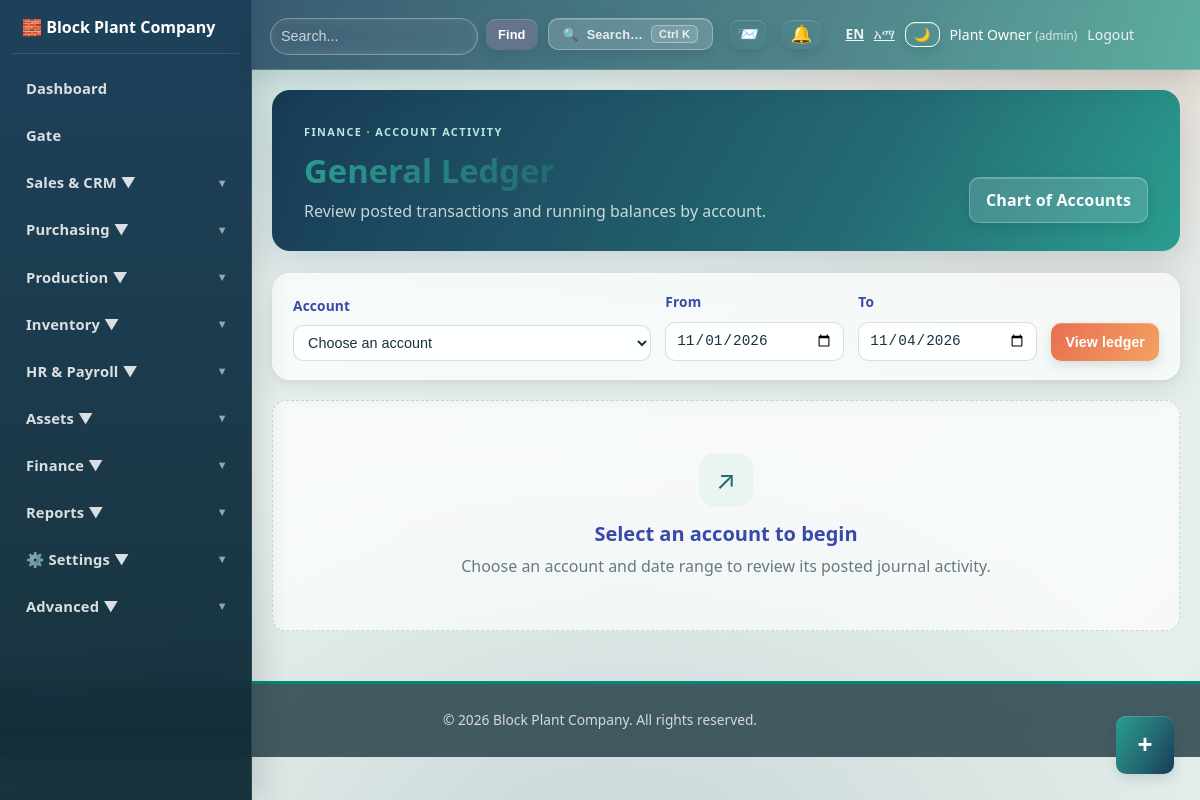
The app's page /finance/general_ledger.php (signed in) with its own data.
### tables this page shows
CREATE TABLE company_settings(id INT AUTO_INCREMENT PRIMARY KEY,company_name VARCHAR(200) NOT NULL,company_name_am VARCHAR(200) NULL,tagline VARCHAR(255) NULL,tagline_am VARCHAR(255) NULL,address TEXT,phone VARCHAR(50),email VARCHAR(100),tax_id VARCHAR(50),logo_path VARCHAR(255),currency VARCHAR(10) DEFAULT 'ETB',currency_symbol VARCHAR(10) DEFAULT 'Br',date_format VARCHAR(20) DEFAULT 'Y-m-d',timezone VARCHAR(50) DEFAULT 'Africa/Addis_Ababa',locale_default VARCHAR(10) DEFAULT 'en',primary_color VARCHAR(20) DEFAULT '#3949ab',secondary_color VARCHAR(20) DEFAULT '#00897b',default_commission_rate DECIMAL(5,2) DEFAULT 5.00,updated_at TIMESTAMP DEFAULT CURRENT_TIMESTAMP ON UPDATE CURRENT_TIMESTAMP);

CREATE TABLE users(id INT AUTO_INCREMENT PRIMARY KEY,name VARCHAR(100) NOT NULL,username VARCHAR(50) UNIQUE NOT NULL,password VARCHAR(255) NOT NULL,role VARCHAR(30) DEFAULT 'admin',department VARCHAR(30) NULL,department_role ENUM('manager','user') NULL,status TINYINT DEFAULT 1,created_at TIMESTAMP DEFAULT CURRENT_TIMESTAMP);

### config/helpers.php (called while the page is built, shortened)
<?php
function e($string) {
    return htmlspecialchars($string, ENT_QUOTES, 'UTF-8');
}
function ensure_department_access_schema() {
    static $checked = false;
    if ($checked) {
        return;
    }
    $checked = true;
}
function has_permission($module, $action = 'view') {
    $allowed = ['view' => 'can_view', 'create' => 'can_create', 'edit' => 'can_edit', 'delete' => 'can_delete', 'approve' => 'can_approve'];
    global $pdo;
    try {
        $userStmt = $pdo->prepare("SELECT role, department, department_role FROM users WHERE id = ? AND status = 1");
        $userStmt->execute([$_SESSION['user_id']]);
        $user = $userStmt->fetch();
        $userRole = strtolower(trim((string) $user['role']));
        if (in_array($userRole, ['admin', 'administrator'], true)) {
            return true;
        }
        $col = $allowed[$action];
        $stmt = $pdo->prepare("SELECT {$col} FROM user_permissions WHERE user_id = ? AND module = ?");
        $stmt->execute([$_SESSION['user_id'], $module]);
        $row = $stmt->fetch();
        return $row && (int) $row[$col] === 1;
    } catch (PDOException $e) {
        return false;
    }
}
function company_settings($reload = false) {
    static $cached = null;
    global $pdo;
    if ($cached !== null) {
        return $cached;
    }
    try {
        $cached = $pdo->query("SELECT * FROM company_settings LIMIT 1")->fetch() ?: [];
    } catch (PDOException $e) {
        $cached = [];
    }
    return $cached;
}
function app_lang() {
    $c = company_settings();
    $def = $c['locale_default'] ?? 'en';
    return in_array($def, ['en', 'am'], true) ? $def : 'en';
}
function t($key) {
    static $dict;
    if ($dict === null) {
        $dict = require __DIR__ . '/lang.php';
    }
    $lang = app_lang();
    return $dict[$lang][$key] ?? $dict['en'][$key] ?? $key;
}
function company_display_name() {
    $c = company_settings();
    return $c['company_name'] ?? 'Block Plant ERP';
}
function brand_colors() {
    $c = company_settings();
    return [
        'primary' => $c['primary_color'] ?? '#3949ab',
        'secondary' => $c['secondary_color'] ?? '#00897b',
    ];
}
?>

### finance/general_ledger.php (the view, shortened to what this page needs)
<?php
require_once __DIR__ . '/../config/database.php';
require_once __DIR__ . '/../config/helpers.php';
$from = $_GET['from'] ?? date('Y-m-01');
$to = $_GET['to'] ?? date('Y-m-d');
$account = null;
$entries = [];
$openingBalance = 0.0;
$periodDebit = 0.0;
$periodCredit = 0.0;
$closingBalance = 0.0;
require_once __DIR__ . '/../partials/header.php';
?>
<div class="ledger-hero">
    <div><span class="ledger-eyebrow">FINANCE · ACCOUNT ACTIVITY</span><h1>General Ledger</h1><p>Review posted transactions and running balances by account.</p></div>
    <a href="accounts.php" class="btn btn-secondary">Chart of Accounts</a>
</div>
<div class="ledger-filter panel">
    <form method="get" class="ledger-filter-form">
        <div><label for="account_id">Account</label><select id="account_id" name="account_id" required><option value="">Choose an account</option></select></div>
        <div><label for="from">From</label><input type="date" id="from" name="from" value="<?= e($from) ?>" required></div>
        <div><label for="to">To</label><input type="date" id="to" name="to" value="<?= e($to) ?>" required></div>
        <button class="btn btn-accent" type="submit">View ledger</button>
    </form>
</div>
<?php if ($account): ?>
<div class="ledger-account-bar"><div><span>Selected account</span><h2><?= e($account['account_code'] . ' · ' . $account['account_name']) ?></h2><small><?= e(ucfirst($account['account_type'])) ?> account · <?= e(format_date($from)) ?> to <?= e(format_date($to)) ?></small></div><span class="ledger-account-balance"><?= e(currency_symbol()) . money($closingBalance) ?><small>Closing balance</small></span></div>
<div class="ledger-summary">
    <div><span>Opening balance</span><strong><?= e(currency_symbol()) . money($openingBalance) ?></strong></div>
    <div><span>Period debits</span><strong><?= e(currency_symbol()) . money($periodDebit) ?></strong></div>
    <div><span>Period credits</span><strong><?= e(currency_symbol()) . money($periodCredit) ?></strong></div>
    <div><span>Closing balance</span><strong><?= e(currency_symbol()) . money($closingBalance) ?></strong></div>
</div>
<div class="table-container ledger-table-wrap">
    <table class="data-table ledger-table">
        <thead><tr><th>Date</th><th>Entry</th><th>Reference</th><th>Description</th><th>Debit</th><th>Credit</th><th>Running balance</th></tr></thead>
        <tbody>
        <?php if (!$entries): ?><tr><td colspan="7" class="ledger-empty">No posted ledger activity for this account and date range.</td></tr><?php endif; ?>
        <?php foreach ($entries as $entry): ?>
        <tr>
            <td><?= e(format_date($entry['entry_date'])) ?></td>
            <td><a href="journal_view.php?id=<?= (int) $entry['entry_id'] ?>"><?= e($entry['entry_no']) ?></a></td>
            <td><?= e($entry['reference_no'] ?: '—') ?></td>
            <td><?= e($entry['description'] ?: $entry['line_note'] ?: '—') ?></td>
            <td><?= (float) $entry['debit'] > 0 ? e(currency_symbol()) . money($entry['debit']) : '—' ?></td>
            <td><?= (float) $entry['credit'] > 0 ? e(currency_symbol()) . money($entry['credit']) : '—' ?></td>
            <td><strong><?= e(currency_symbol()) . money($entry['running_balance']) ?></strong></td>
        </tr>
        <?php endforeach; ?>
        </tbody>
        <?php if ($entries): ?><tfoot><tr><th colspan="4">Period totals</th><th><?= e(currency_symbol()) . money($periodDebit) ?></th><th><?= e(currency_symbol()) . money($periodCredit) ?></th><th><?= e(currency_symbol()) . money($closingBalance) ?></th></tr></tfoot><?php endif; ?>
    </table>
</div>
<?php else: ?>
<div class="ledger-empty-state"><span>↗</span><h2>Select an account to begin</h2><p>Choose an account and date range to review its posted journal activity.</p></div>
<?php endif; ?>
<?php require_once __DIR__ . '/../partials/footer.php'; ?>

### partials/header.php (shortened to what this page needs)
<?php
require_once __DIR__ . "/../config/database.php";
require_once __DIR__ . "/../config/helpers.php";
$stmt = $pdo->prepare("SELECT name, role FROM users WHERE id = ?");
$stmt->execute([$_SESSION["user_id"]]);
$user = $stmt->fetch();
$brand = brand_colors();
$htmlLang = app_lang() === 'am' ? 'am' : 'en';
$_navIsAdmin = in_array(strtolower(trim((string)($user['role'] ?? ''))), ['admin', 'administrator'], true);
?>
<!doctype html>
<html lang="<?= $htmlLang ?>">
<head>
    <link rel="stylesheet" href="/block_plant/assets/css/style.css">
    <link rel="stylesheet" href="/block_plant/assets/css/advanced.css?v=<?= filemtime(__DIR__ . '/../assets/css/advanced.css') ?>">
    <link rel="stylesheet" href="/block_plant/assets/css/dark-mode.css">
    <link rel="stylesheet" href="/block_plant/assets/css/glass.css?v=<?= filemtime(__DIR__ . '/../assets/css/glass.css') ?>">
    <link rel="stylesheet" href="/block_plant/assets/css/mobile.css?v=<?= filemtime(__DIR__ . '/../assets/css/mobile.css') ?>">
</head>
<body class="theme-advanced">
    <div class="topbar">
        <div class="user-info">
            <form action="/block_plant/dashboard/search.php" method="get" style="display:flex;align-items:center;gap:8px;">
                <input type="text" name="q" placeholder="<?= e(t('search_placeholder')) ?>" style="min-width:220px; padding:8px 10px; border-radius:6px; border:1px solid rgba(255,255,255,0.3); background:rgba(255,255,255,0.12); color:white;">
                <button type="submit" class="btn btn-secondary" style="padding:8px 12px; font-size:0.8rem;"><?= t('find') ?></button>
            </form>
            <button id="cmdkOpen" title="<?= e(t('search_everything')) ?>" style="background:rgba(255,255,255,0.16);border:1px solid rgba(255,255,255,0.30);color:#fff;border-radius:999px;cursor:pointer;padding:6px 14px;font-size:0.8rem;display:flex;align-items:center;gap:8px;margin-right:6px;">
                <span>🔍</span><span style="opacity:.85;"><?= t('search_all') ?></span><span class="cmdk-kbd" style="border-color:rgba(255,255,255,0.35);color:rgba(255,255,255,0.85);background:rgba(255,255,255,0.12);">Ctrl K</span>
            </button>
            <div class="notification-dropdown" style="position:relative; margin-right: 5px;">
                <button id="sysNotifToggle" style="background:transparent;border:none;color:#fff;cursor:pointer;position:relative;padding:4px 8px;font-size:1.1rem;display:flex;align-items:center;">
                    📨
                </button>
            </div>
            <div class="notification-dropdown" style="position:relative; margin-right: 5px;">
                <button id="notifToggle" style="background:transparent;border:none;color:#fff;cursor:pointer;position:relative;padding:4px 8px;font-size:1.1rem;display:flex;align-items:center;">
                    🔔
                </button>
            </div>
            <span style="opacity:0.9;font-size:0.85rem;margin-left:10px;">
                <a href="?lang=en" style="color:#fff;margin-right:6px;<?= app_lang() === 'en' ? 'font-weight:bold;text-decoration:underline;' : '' ?>">EN</a>
                <a href="?lang=am" style="color:#fff;<?= app_lang() === 'am' ? 'font-weight:bold;text-decoration:underline;' : '' ?>">አማ</a>
            </span>
            <button id="themeToggle" title="<?= t('dark_mode') ?>" style="background:transparent;border:1px solid #fff;color:#fff;border-radius:4px;cursor:pointer;padding:4px 8px;">🌙</button>
            <span><?= htmlspecialchars($user['name']) ?> <small style="opacity:.75">(<?= htmlspecialchars($user['role']) ?>)</small></span>
            <a href="/block_plant/auth/logout.php" style="color: #ecf0f1; text-decoration: none;"><?= t('logout') ?></a>
        </div>
    </div>
    <nav class="navbar" id="appSidebar">
        <div class="sidebar-brand">
            <span>🧱 <?= htmlspecialchars(company_display_name()) ?></span>
        </div>
        <ul>
            <?php if (has_permission('dashboard', 'view')): ?>
            <li><a href="/block_plant/dashboard/index.php"><?= t('dashboard') ?></a></li>
            <?php endif; ?>
            <?php if (has_permission('gate', 'view')): ?>
            <li><a href="/block_plant/gate/index.php"><?= t('gate') ?></a></li>
            <?php endif; ?>
            <?php if (has_permission('sales', 'view') || has_permission('crm', 'view') || has_permission('customers', 'view')): ?>
            <li class="dropdown">
                <a href="#"><?= t('sales_crm') ?> ▼</a>
            </li>
            <?php endif; ?>
            <?php if (has_permission('purchases', 'view') || has_permission('suppliers', 'view')): ?>
            <li class="dropdown">
                <a href="#"><?= t('purchasing') ?> ▼</a>
            </li>
            <?php endif; ?>
            <?php if (has_permission('production', 'view')): ?>
            <li class="dropdown">
                <a href="#"><?= t('production') ?> ▼</a>
            </li>
            <?php endif; ?>
            <?php if (has_permission('inventory', 'view')): ?>
            <li class="dropdown">
                <a href="#"><?= t('inventory') ?> ▼</a>
            </li>
            <?php endif; ?>
            <?php if (has_permission('hr', 'view')): ?>
            <li class="dropdown">
                <a href="/block_plant/hr/index.php"><?= t('hr_payroll') ?> ▼</a>
            </li>
            <?php endif; ?>
            <?php if (has_permission('assets', 'view')): ?>
            <li class="dropdown">
                <a href="#"><?= t('assets') ?> ▼</a>
            </li>
            <?php endif; ?>
            <?php if (has_permission('finance', 'view') || has_permission('expenses', 'view')): ?>
            <li class="dropdown">
                <a href="#"><?= t('finance') ?> ▼</a>
            </li>
            <?php endif; ?>
            <?php if (has_permission('reports', 'view')): ?>
            <li class="dropdown">
                <a href="#"><?= t('reports') ?> ▼</a>
            </li>
            <?php endif; ?>
            <li class="dropdown">
                <a href="#">⚙️ <?= t('settings') ?> ▼</a>
            </li>
            <?php if ($_navIsAdmin): ?>
            <li class="dropdown">
                <a href="#"><?= t('advanced') ?> ▼</a>
            </li>
            <?php endif; ?>
        </ul>
    </nav>
    <div class="container">

### partials/footer.php (shortened to what this page needs)
    </div>
    <footer style="background: #2c3e50; color: white; text-align: center; padding: 20px; margin-top: 50px;">
        <?php if (function_exists('company_display_name')): ?>
        <p>&copy; <?= date('Y') ?> <?= htmlspecialchars(company_display_name()) ?>. <?= e(t('all_rights_reserved')) ?></p>
        <?php else: ?>
        <p>&copy; <?= date('Y') ?> Block Plant ERP System. <?= e(t('all_rights_reserved')) ?></p>
        <?php endif; ?>
    </footer>
    <div class="fab-wrap" id="fabWrap">
        <button class="fab-btn" id="fabBtn" title="<?= e(t('quick_actions')) ?>" aria-label="<?= e(t('quick_actions')) ?>">+</button>
    </div>
</body>
</html>

### records on screen
company_settings: q "Search...", locale_default "Find", locale_default "Search…", locale_default "Logout", company_name "Block Plant Company", locale_default "Dashboard", locale_default "Gate", locale_default "Sales & CRM", locale_default "Purchasing", locale_default "Production", locale_default "Inventory", locale_default "HR & Payroll", locale_default "Assets", locale_default "Finance", locale_default "Reports", locale_default "Settings", locale_default "Advanced", locale_default "All rights reserved."
users: name "Plant Owner", role "admin"
